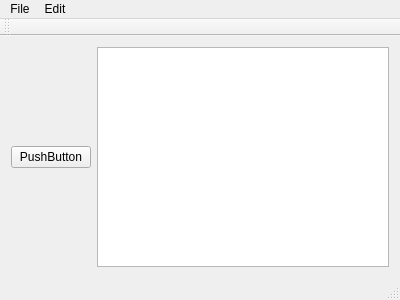
<?xml version="1.0" encoding="UTF-8"?>
<ui version="4.0">
 <class>MainWindow</class>
 <widget class="QMainWindow" name="MainWindow">
  <property name="geometry">
   <rect>
    <x>0</x>
    <y>0</y>
    <width>400</width>
    <height>300</height>
   </rect>
  </property>
  <property name="windowTitle">
   <string>MainWindow</string>
  </property>
  <widget class="QWidget" name="centralWidget">
   <layout class="QHBoxLayout" name="horizontalLayout_2">
    <item>
     <layout class="QVBoxLayout" name="verticalLayout">
      <property name="spacing">
       <number>6</number>
      </property>
      <item>
       <widget class="QPushButton" name="pushButton_2">
        <property name="text">
         <string>PushButton</string>
        </property>
       </widget>
      </item>
     </layout>
    </item>
    <item>
     <widget class="QGraphicsView" name="graphicsView"/>
    </item>
   </layout>
  </widget>
  <widget class="QMenuBar" name="menuBar">
   <property name="geometry">
    <rect>
     <x>0</x>
     <y>0</y>
     <width>400</width>
     <height>25</height>
    </rect>
   </property>
   <widget class="QMenu" name="menuFile">
    <property name="title">
     <string>File</string>
    </property>
   </widget>
   <widget class="QMenu" name="menuEdit">
    <property name="title">
     <string>Edit</string>
    </property>
   </widget>
   <addaction name="menuFile"/>
   <addaction name="menuEdit"/>
  </widget>
  <widget class="QToolBar" name="mainToolBar">
   <attribute name="toolBarArea">
    <enum>TopToolBarArea</enum>
   </attribute>
   <attribute name="toolBarBreak">
    <bool>false</bool>
   </attribute>
  </widget>
  <widget class="QStatusBar" name="statusBar"/>
 </widget>
 <layoutdefault spacing="6" margin="11"/>
 <resources/>
 <connections/>
</ui>
